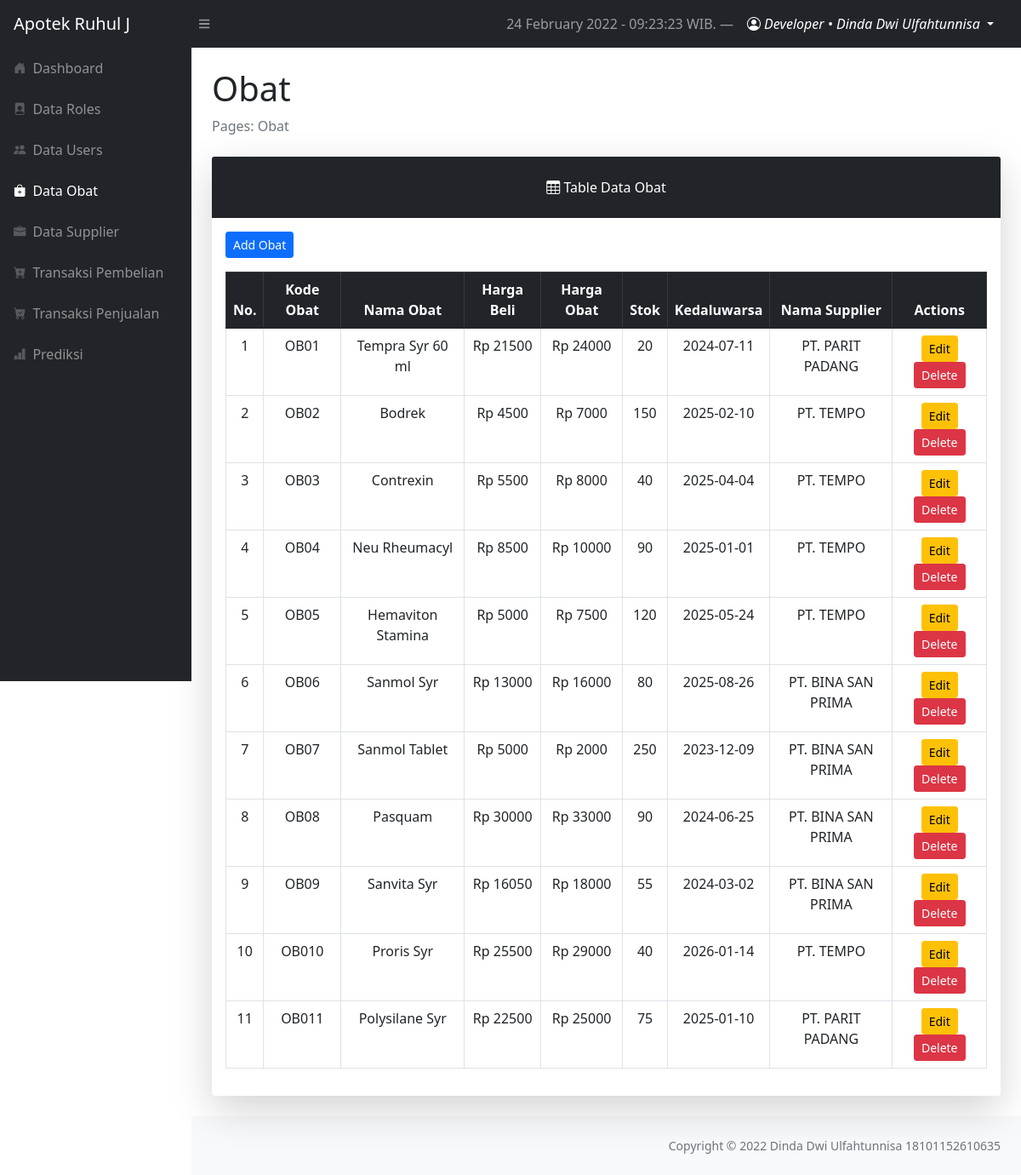
Screenshot of /layouts/dashboard/index.php?page=obat (signed in) with the database file from the repository.
### tables this page shows
CREATE TABLE `tbl_obat` (
  `obat_id` int(11) NOT NULL,
  `kode_obat` varchar(10) NOT NULL,
  `nama_obat` varchar(50) NOT NULL,
  `kedaluwarsa` date NOT NULL,
  `harga_beli` int(11) NOT NULL,
  `harga_jual` int(11) NOT NULL,
  `satuan_obat` varchar(10) NOT NULL,
  `stok` int(11) NOT NULL,
  `supplier_id` int(11) NOT NULL
);

CREATE TABLE `tbl_supplier` (
  `supplier_id` int(11) NOT NULL,
  `kode_supplier` varchar(10) NOT NULL,
  `nama_supplier` varchar(50) NOT NULL,
  `alamat` text NOT NULL,
  `nohp` varchar(13) NOT NULL
);

### config/config.php (called while the page is built, shortened)
<?php
$localhost  = "localhost";
$username   = "root";
$password   = "";
$db         = "forecasting_apotek";
$conn = mysqli_connect($localhost, $username, $password, $db);
function query($query)
{
    global $conn;
    $result = mysqli_query($conn, $query);
    while ($row = mysqli_fetch_assoc($result)) {
        $rows[] = $row;
    }
    return $rows;
}

### layouts/dashboard/obat/index.php (the view, shortened to what this page needs)
<?php
require '../../config/config.php';
$obats = query("SELECT * FROM tbl_obat INNER JOIN tbl_supplier ON tbl_obat.supplier_id = tbl_supplier.supplier_id");
$no = 1
?>
<main>
    <div class="container-fluid px-4">
        <h1 class="mt-4">Obat</h1>
        <ol class="breadcrumb mb-4">
            <li class="breadcrumb-item active">Pages: Obat</li>
        </ol>
        <div class="card shadow-lg border-0 mb-4">
            <div class="card-header border-0 text-center p-4 bg-dark text-white">
                <i class="bi bi-table"></i>
                Table Data Obat
            </div>
            <div class="card-body">
                <a href="?page=obat/create" class="btn btn-sm btn-primary mb-3">Add Obat</a>
                <table class="table table-bordered table-hover table-responsive-sm text-center">
                    <thead class="table-dark">
                        <th scope="col">No.</th>
                        <th scope="col">Kode Obat</th>
                        <th scope="col">Nama Obat</th>
                        <th scope="col">Harga Beli</th>
                        <th scope="col">Harga Obat</th>
                        <th scope="col">Stok</th>
                        <th scope="col">Kedaluwarsa</th>
                        <th scope="col">Nama Supplier</th>
                        <th scope="col">Actions</th>
                    </thead>
                    <tbody>
                        <?php foreach ($obats as $obat) : ?>
                            <tr>
                                <td><?= $no++; ?></td>
                                <td><?= $obat['kode_obat']; ?></td>
                                <td><?= $obat['nama_obat']; ?></td>
                                <td>Rp <?= $obat['harga_beli']; ?></td>
                                <td>Rp <?= $obat['harga_jual']; ?></td>
                                <td><?= $obat['stok']; ?></td>
                                <td><?= $obat['kedaluwarsa']; ?></td>
                                <td><?= $obat['nama_supplier']; ?></td>
                                <td>
                                    <a href="index.php?page=obat/update&id=<?= $obat['obat_id'] ?>" class="btn btn-sm btn-warning">Edit</a>
                                    <a href="index.php?page=obat/delete&id=<?= $obat['obat_id'] ?>" class="btn btn-sm btn-danger" onclick="return confirm('Are you sure to delete Obat?')">Delete</a>
                                </td>
                            </tr>
                        <?php endforeach; ?>
                    </tbody>
                </table>
            </div>
        </div>
</main>

### rows the page displays
tbl_obat: kode_obat "OB01", nama_obat "Tempra Syr 60 ml", harga_beli "21500", harga_jual "24000", stok "20", kedaluwarsa "2024-07-11", supplier.nama_supplier "PT. PARIT PADANG"
tbl_obat: kode_obat "OB02", nama_obat "Bodrek", harga_beli "4500", harga_jual "7000", stok "150", kedaluwarsa "2025-02-10", supplier.nama_supplier "PT. TEMPO"
tbl_obat: kode_obat "OB03", nama_obat "Contrexin", harga_beli "5500", harga_jual "8000", stok "40", kedaluwarsa "2025-04-04", supplier.nama_supplier "PT. TEMPO"
tbl_obat: kode_obat "OB04", nama_obat "Neu Rheumacyl", harga_beli "8500", harga_jual "10000", stok "90", kedaluwarsa "2025-01-01", supplier.nama_supplier "PT. TEMPO"
tbl_obat: kode_obat "OB05", nama_obat "Hemaviton Stamina", harga_beli "5000", harga_jual "7500", stok "120", kedaluwarsa "2025-05-24", supplier.nama_supplier "PT. TEMPO"
tbl_obat: kode_obat "OB06", nama_obat "Sanmol Syr", harga_beli "13000", harga_jual "16000", stok "80", kedaluwarsa "2025-08-26", supplier.nama_supplier "PT. BINA SAN PRIMA"
tbl_obat: kode_obat "OB07", nama_obat "Sanmol Tablet", harga_beli "5000", harga_jual "2000", stok "250", kedaluwarsa "2023-12-09", supplier.nama_supplier "PT. BINA SAN PRIMA"
tbl_obat: kode_obat "OB08", nama_obat "Pasquam", harga_beli "30000", harga_jual "33000", stok "90", kedaluwarsa "2024-06-25", supplier.nama_supplier "PT. BINA SAN PRIMA"
tbl_obat: kode_obat "OB09", nama_obat "Sanvita Syr", harga_beli "16050", harga_jual "18000", stok "55", kedaluwarsa "2024-03-02", supplier.nama_supplier "PT. BINA SAN PRIMA"
tbl_obat: kode_obat "OB010", nama_obat "Proris Syr", harga_beli "25500", harga_jual "29000", stok "40", kedaluwarsa "2026-01-14", supplier.nama_supplier "PT. TEMPO"
tbl_obat: kode_obat "OB011", nama_obat "Polysilane Syr", harga_beli "22500", harga_jual "25000", stok "75", kedaluwarsa "2025-01-10", supplier.nama_supplier "PT. PARIT PADANG"

### other values shown
$timenow "24 February 2022 - 09:23:23"
$_SESSION['username'] "Developer"
$_SESSION['fullname'] "Dinda Dwi Ulfahtunnisa"
